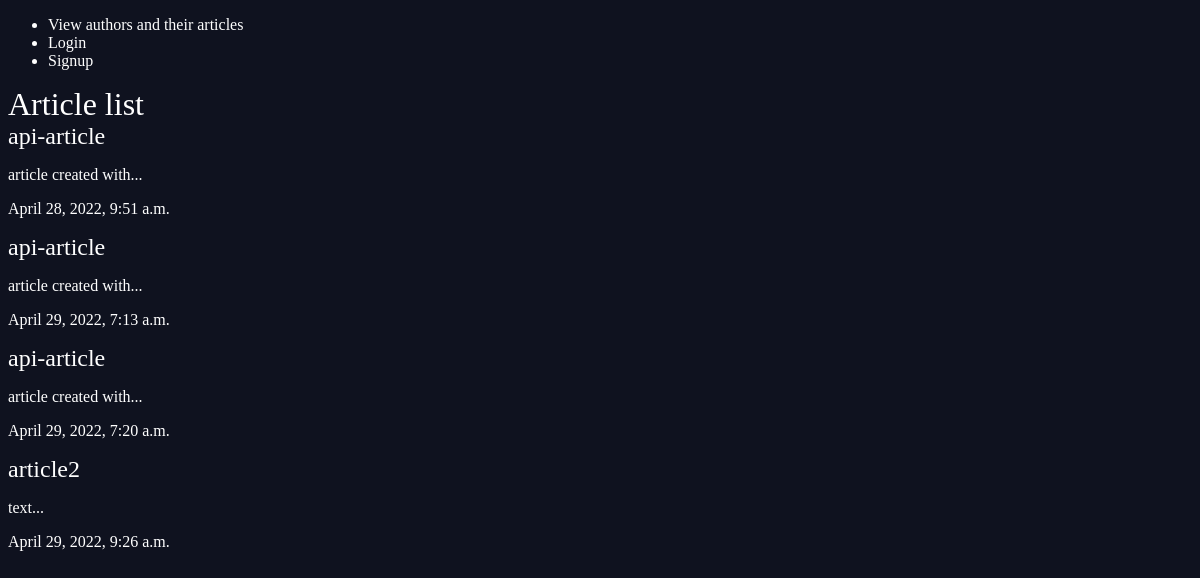
/articles/, run on an earlier commit of the app's database.
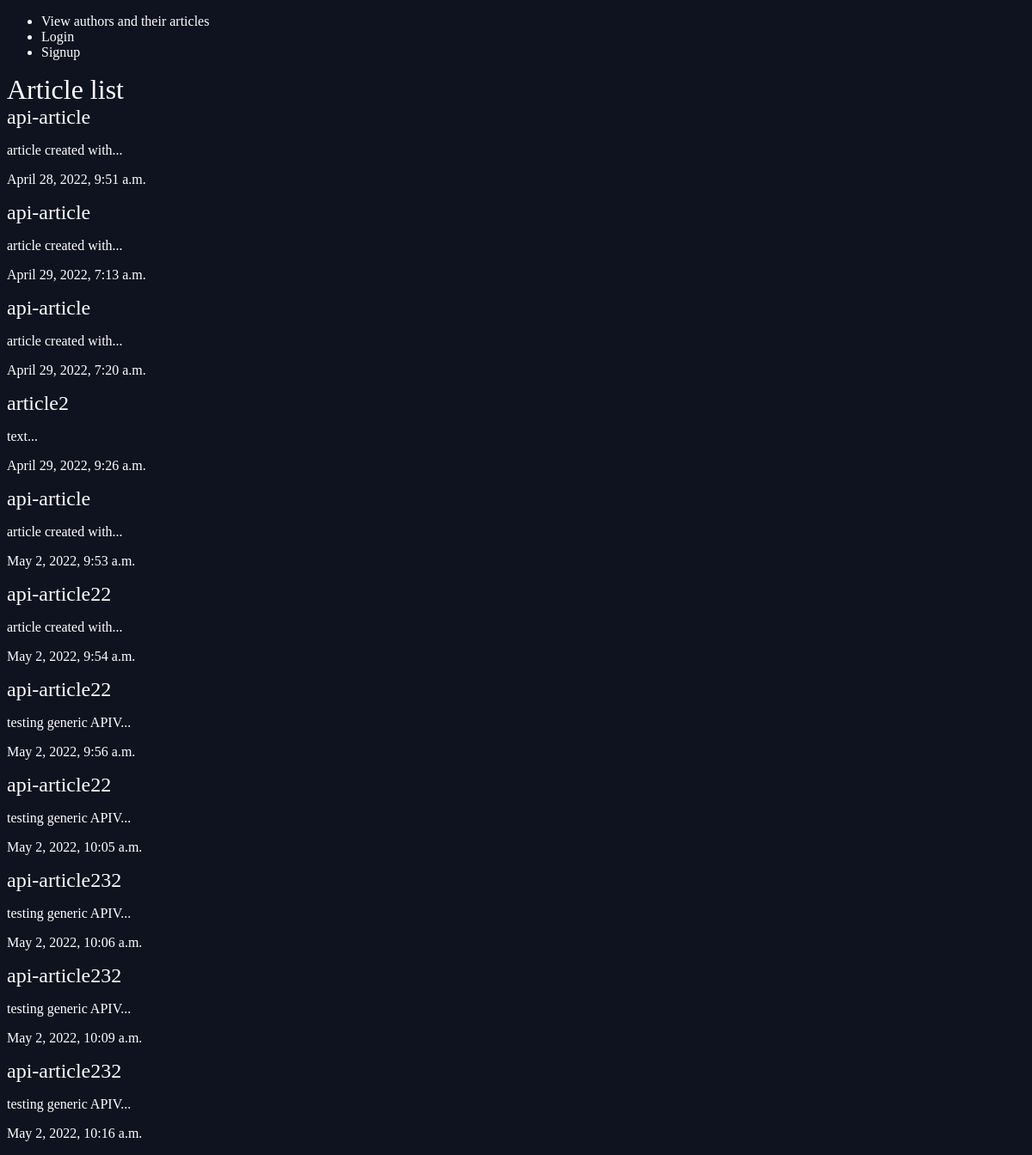
And on a later commit of the database.
### articles/models.py (models this page shows, shortened)
class Article (models.Model):
    id = models.BigAutoField(primary_key=True)
    title = models.CharField(max_length=100)
    slug = models.SlugField()
    body = models.TextField()
    date = models.DateTimeField(auto_now_add=True)
    thumb = models.ImageField(default="default.png", blank=True)
    author = models.ForeignKey(User, default=None, on_delete=models.SET_NULL, null=True)
    def snippet(self):
        return self.body[:20] + "..."

### articles/views.py (the view)
# urls.py: path(r'', views.article_list, name='list'),
def article_list(request):
    articles = Article.objects.all().order_by("date")
    return render(request, "articles/article_list.html", { 'articles': articles})

### articles/templates/articles/article_list.html
{% extends 'base_layout.html' %}
{% block content %}
        <h1> Article list </h1>
        <div class="articles">
        {% for article in articles %}
        <div class="article">
            <h2> <a href="{% url 'articles:detail' slug=article.slug %}"> {{article.title}} </a> </h2>
            <p>{{article.snippet}}</p>
            <p>{{article.date}}</p>
        </div>
        {%endfor%}
    </div>
{% endblock %}

What changed in the data, as far as the page shows it:
added Article: title "api-article", snippet "article created with...", date "May 2, 2022, 9:53 a.m."
added Article: title "api-article22", snippet "article created with...", date "May 2, 2022, 9:54 a.m."
added Article: title "api-article22", snippet "testing generic APIV...", date "May 2, 2022, 9:56 a.m."
added Article: title "api-article22", snippet "testing generic APIV...", date "May 2, 2022, 10:05 a.m."
added Article: title "api-article232", snippet "testing generic APIV...", date "May 2, 2022, 10:06 a.m."
added Article: title "api-article232", snippet "testing generic APIV...", date "May 2, 2022, 10:09 a.m."
added Article: title "api-article232", snippet "testing generic APIV...", date "May 2, 2022, 10:16 a.m."
